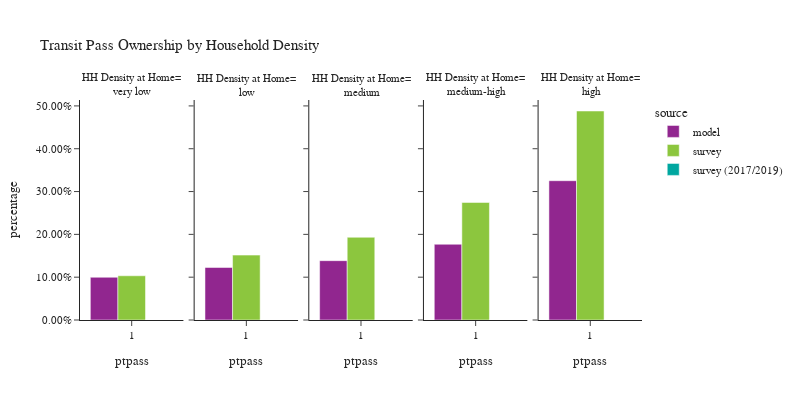

The cell this chart's notebook holds for it:
### Code cell
plot_transit_pass(person, 'hh_density_group', 'Household Density', 'HH Density at Home')

### Figure 1 — Plotly figure (JSON) as saved in the notebook; plotly's stock layout.template omitted (floating-point values rounded to 4 significant figures)
{"data": [{"alignmentgroup": "True", "customdata": [[59904]], "hovertemplate": "source=model<br>hh_density_group=very low<br>ptpass=%{x}<br>percentage=%{y}<br>sample count=%{customdata[0]}<extra></extra>", "legendgroup": "model", "marker": {"color": "#91268F", "pattern": {"shape": ""}}, "name": "model", "offsetgroup": "model", "orientation": "v", "showlegend": true, "textposition": "auto", "type": "bar", "x": [1], "xaxis": "x", "y": [0.09977], "yaxis": "y"}, {"alignmentgroup": "True", "customdata": [[75278]], "hovertemplate": "source=model<br>hh_density_group=low<br>ptpass=%{x}<br>percentage=%{y}<br>sample count=%{customdata[0]}<extra></extra>", "legendgroup": "model", "marker": {"color": "#91268F", "pattern": {"shape": ""}}, "name": "model", "offsetgroup": "model", "orientation": "v", "showlegend": false, "textposition": "auto", "type": "bar", "x": [1], "xaxis": "x2", "y": [0.1227], "yaxis": "y2"}, {"alignmentgroup": "True", "customdata": [[166487]], "hovertemplate": "source=model<br>hh_density_group=medium<br>ptpass=%{x}<br>percentage=%{y}<br>sample count=%{customdata[0]}<extra></extra>", "legendgroup": "model", "marker": {"color": "#91268F", "pattern": {"shape": ""}}, "name": "model", "offsetgroup": "model", "orientation": "v", "showlegend": false, "textposition": "auto", "type": "bar", "x": [1], "xaxis": "x3", "y": [0.1386], "yaxis": "y3"}, {"alignmentgroup": "True", "customdata": [[191259]], "hovertemplate": "source=model<br>hh_density_group=medium-high<br>ptpass=%{x}<br>percentage=%{y}<br>sample count=%{customdata[0]}<extra></extra>", "legendgroup": "model", "marker": {"color": "#91268F", "pattern": {"shape": ""}}, "name": "model", "offsetgroup": "model", "orientation": "v", "showlegend": false, "textposition": "auto", "type": "bar", "x": [1], "xaxis": "x4", "y": [0.1769], "yaxis": "y4"}, {"alignmentgroup": "True", "customdata": [[279576]], "hovertemplate": "source=model<br>hh_density_group=high<br>ptpass=%{x}<br>percentage=%{y}<br>sample count=%{customdata[0]}<extra></extra>", "legendgroup": "model", "marker": {"color": "#91268F", "pattern": {"shape": ""}}, "name": "model", "offsetgroup": "model", "orientation": "v", "showlegend": false, "textposition": "auto", "type": "bar", "x": [1], "xaxis": "x5", "y": [0.3253], "yaxis": "y5"}, {"alignmentgroup": "True", "customdata": [[114]], "hovertemplate": "source=survey<br>hh_density_group=very low<br>ptpass=%{x}<br>percentage=%{y}<br>sample count=%{customdata[0]}<extra></extra>", "legendgroup": "survey", "marker": {"color": "#8CC63E", "pattern": {"shape": ""}}, "name": "survey", "offsetgroup": "survey", "orientation": "v", "showlegend": true, "textposition": "auto", "type": "bar", "x": [1], "xaxis": "x", "y": [0.1033], "yaxis": "y"}, {"alignmentgroup": "True", "customdata": [[182]], "hovertemplate": "source=survey<br>hh_density_group=low<br>ptpass=%{x}<br>percentage=%{y}<br>sample count=%{customdata[0]}<extra></extra>", "legendgroup": "survey", "marker": {"color": "#8CC63E", "pattern": {"shape": ""}}, "name": "survey", "offsetgroup": "survey", "orientation": "v", "showlegend": false, "textposition": "auto", "type": "bar", "x": [1], "xaxis": "x2", "y": [0.1516], "yaxis": "y2"}, {"alignmentgroup": "True", "customdata": [[340]], "hovertemplate": "source=survey<br>hh_density_group=medium<br>ptpass=%{x}<br>percentage=%{y}<br>sample count=%{customdata[0]}<extra></extra>", "legendgroup": "survey", "marker": {"color": "#8CC63E", "pattern": {"shape": ""}}, "name": "survey", "offsetgroup": "survey", "orientation": "v", "showlegend": false, "textposition": "auto", "type": "bar", "x": [1], "xaxis": "x3", "y": [0.1932], "yaxis": "y3"}, {"alignmentgroup": "True", "customdata": [[557]], "hovertemplate": "source=survey<br>hh_density_group=medium-high<br>ptpass=%{x}<br>percentage=%{y}<br>sample count=%{customdata[0]}<extra></extra>", "legendgroup": "survey", "marker": {"color": "#8CC63E", "pattern": {"shape": ""}}, "name": "survey", "offsetgroup": "survey", "orientation": "v", "showlegend": false, "textposition": "auto", "type": "bar", "x": [1], "xaxis": "x4", "y": [0.2746], "yaxis": "y4"}, {"alignmentgroup": "True", "customdata": [[1459]], "hovertemplate": "source=survey<br>hh_density_group=high<br>ptpass=%{x}<br>percentage=%{y}<br>sample count=%{customdata[0]}<extra></extra>", "legendgroup": "survey", "marker": {"color": "#8CC63E", "pattern": {"shape": ""}}, "name": "survey", "offsetgroup": "survey", "orientation": "v", "showlegend": false, "textposition": "auto", "type": "bar", "x": [1], "xaxis": "x5", "y": [0.4881], "yaxis": "y5"}, {"alignmentgroup": "True", "customdata": [[0]], "hovertemplate": "source=survey (2017/2019)<br>hh_density_group=very low<br>ptpass=%{x}<br>percentage=%{y}<br>sample count=%{customdata[0]}<extra></extra>", "legendgroup": "survey (2017/2019)", "marker": {"color": "#00A7A0", "pattern": {"shape": ""}}, "name": "survey (2017/2019)", "offsetgroup": "survey (2017/2019)", "orientation": "v", "showlegend": true, "textposition": "auto", "type": "bar", "x": [1], "xaxis": "x", "y": [0.0], "yaxis": "y"}, {"alignmentgroup": "True", "customdata": [[0]], "hovertemplate": "source=survey (2017/2019)<br>hh_density_group=low<br>ptpass=%{x}<br>percentage=%{y}<br>sample count=%{customdata[0]}<extra></extra>", "legendgroup": "survey (2017/2019)", "marker": {"color": "#00A7A0", "pattern": {"shape": ""}}, "name": "survey (2017/2019)", "offsetgroup": "survey (2017/2019)", "orientation": "v", "showlegend": false, "textposition": "auto", "type": "bar", "x": [1], "xaxis": "x2", "y": [0.0], "yaxis": "y2"}, {"alignmentgroup": "True", "customdata": [[0]], "hovertemplate": "source=survey (2017/2019)<br>hh_density_group=medium<br>ptpass=%{x}<br>percentage=%{y}<br>sample count=%{customdata[0]}<extra></extra>", "legendgroup": "survey (2017/2019)", "marker": {"color": "#00A7A0", "pattern": {"shape": ""}}, "name": "survey (2017/2019)", "offsetgroup": "survey (2017/2019)", "orientation": "v", "showlegend": false, "textposition": "auto", "type": "bar", "x": [1], "xaxis": "x3", "y": [0.0], "yaxis": "y3"}, {"alignmentgroup": "True", "customdata": [[0]], "hovertemplate": "source=survey (2017/2019)<br>hh_density_group=medium-high<br>ptpass=%{x}<br>percentage=%{y}<br>sample count=%{customdata[0]}<extra></extra>", "legendgroup": "survey (2017/2019)", "marker": {"color": "#00A7A0", "pattern": {"shape": ""}}, "name": "survey (2017/2019)", "offsetgroup": "survey (2017/2019)", "orientation": "v", "showlegend": false, "textposition": "auto", "type": "bar", "x": [1], "xaxis": "x4", "y": [0.0], "yaxis": "y4"}, {"alignmentgroup": "True", "customdata": [[0]], "hovertemplate": "source=survey (2017/2019)<br>hh_density_group=high<br>ptpass=%{x}<br>percentage=%{y}<br>sample count=%{customdata[0]}<extra></extra>", "legendgroup": "survey (2017/2019)", "marker": {"color": "#00A7A0", "pattern": {"shape": ""}}, "name": "survey (2017/2019)", "offsetgroup": "survey (2017/2019)", "orientation": "v", "showlegend": false, "textposition": "auto", "type": "bar", "x": [1], "xaxis": "x5", "y": [0.0], "yaxis": "y5"}], "layout": {"annotations": [{"font": {}, "showarrow": false, "text": "HH Density at Home=<br>very low", "x": 0.092, "xanchor": "center", "xref": "paper", "y": 1.0, "yanchor": "bottom", "yref": "paper"}, {"font": {}, "showarrow": false, "text": "HH Density at Home=<br>low", "x": 0.296, "xanchor": "center", "xref": "paper", "y": 1.0, "yanchor": "bottom", "yref": "paper"}, {"font": {}, "showarrow": false, "text": "HH Density at Home=<br>medium", "x": 0.5, "xanchor": "center", "xref": "paper", "y": 1.0, "yanchor": "bottom", "yref": "paper"}, {"font": {}, "showarrow": false, "text": "HH Density at Home=<br>medium-high", "x": 0.704, "xanchor": "center", "xref": "paper", "y": 1.0, "yanchor": "bottom", "yref": "paper"}, {"font": {}, "showarrow": false, "text": "HH Density at Home=<br>high", "x": 0.908, "xanchor": "center", "xref": "paper", "y": 1.0, "yanchor": "bottom", "yref": "paper"}], "barmode": "group", "font": {"size": 11}, "height": 400, "legend": {"title": {"text": "source"}, "tracegroupgap": 0}, "title": {"text": "Transit Pass Ownership by Household Density"}, "width": 800, "xaxis": {"anchor": "y", "domain": [0.0, 0.184], "title": {"text": "ptpass"}}, "xaxis2": {"anchor": "y2", "domain": [0.204, 0.388], "matches": "x", "title": {"text": "ptpass"}}, "xaxis3": {"anchor": "y3", "domain": [0.408, 0.592], "matches": "x", "title": {"text": "ptpass"}}, "xaxis4": {"anchor": "y4", "domain": [0.612, 0.796], "matches": "x", "title": {"text": "ptpass"}}, "xaxis5": {"anchor": "y5", "domain": [0.816, 1.0], "matches": "x", "title": {"text": "ptpass"}}, "yaxis": {"anchor": "x", "domain": [0.0, 1.0], "tickformat": ".2%", "title": {"text": "percentage"}}, "yaxis2": {"anchor": "x2", "domain": [0.0, 1.0], "matches": "y", "showticklabels": false, "tickformat": ".2%"}, "yaxis3": {"anchor": "x3", "domain": [0.0, 1.0], "matches": "y", "showticklabels": false, "tickformat": ".2%"}, "yaxis4": {"anchor": "x4", "domain": [0.0, 1.0], "matches": "y", "showticklabels": false, "tickformat": ".2%"}, "yaxis5": {"anchor": "x5", "domain": [0.0, 1.0], "matches": "y", "showticklabels": false, "tickformat": ".2%"}}}
